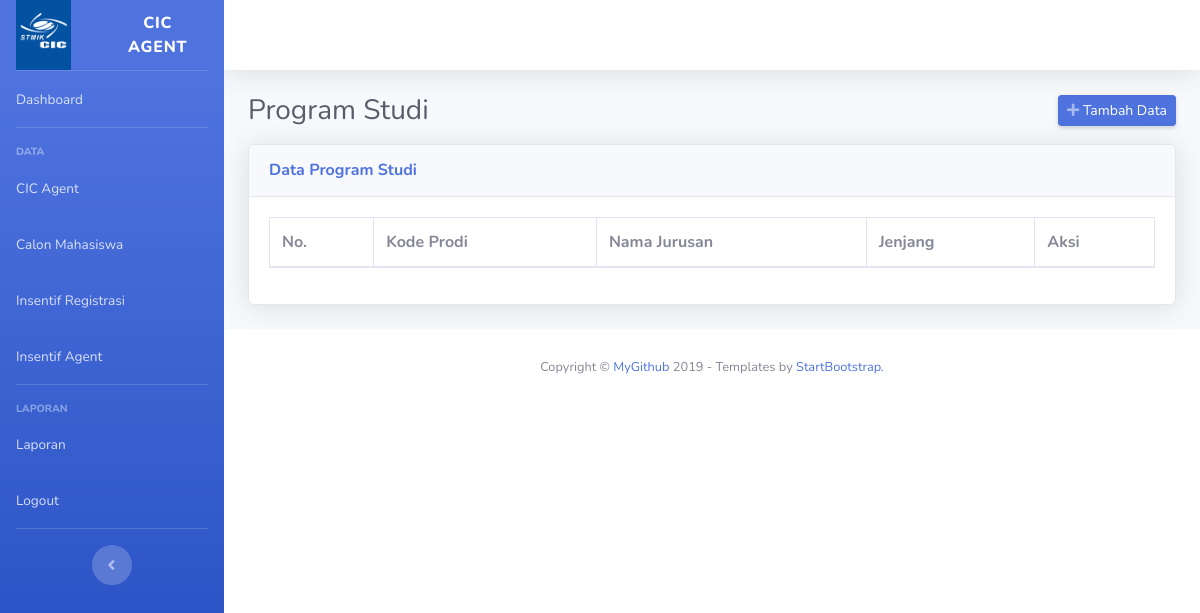
Before: /program-studi (signed in) with the older database file.
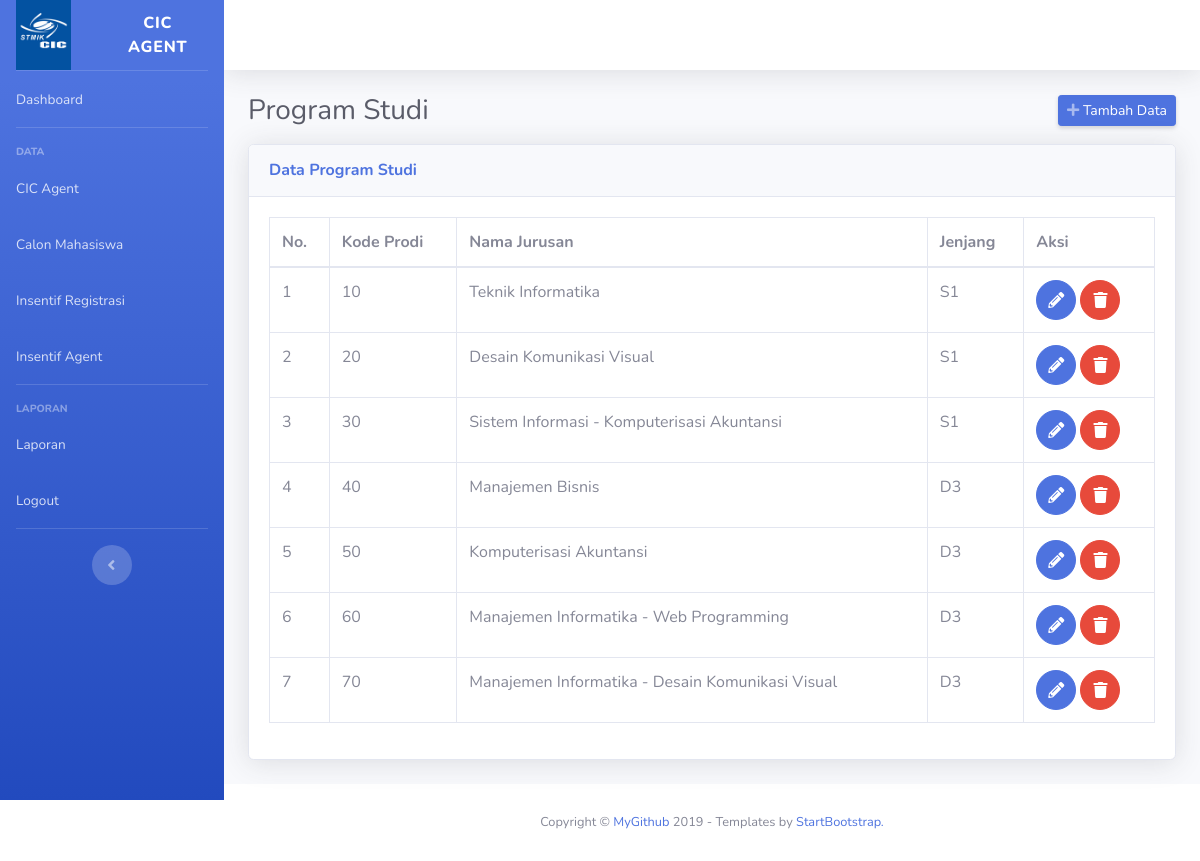
After: the same page with the newer database file.
### tables this page shows
CREATE TABLE `prodi` (
  `id` int(11) NOT NULL,
  `kode` varchar(10) NOT NULL,
  `jenjang` enum('D3','D4','S1','S2','S3') NOT NULL,
  `nama_jurusan` varchar(200) NOT NULL
);

### core/method.php (called while the page is built, shortened)
<?php
function getFrom($index) {
	$get = isset($_GET[$index]) ? $_GET[$index] : "";
	return $get;
}

### core/crud.php (called while the page is built, shortened)
<?php
function select($columns, $table, $conditions = NULL) {
	if ($conditions != NULL) {
		$sql = "SELECT $columns FROM $table WHERE $conditions ";
	} else {
		$sql = "SELECT $columns FROM $table";
	}
	return query($sql);
}
function result($query) {
	return mysqli_fetch_object($query);
}
function query($sql){
	global $link;
	if ($data = mysqli_query($link, $sql) or die(mysqli_error($link))) {
		return $data;
	}
}
?>

### content/prodi/index.php (the view)
<?php
$prodi = select('*', "prodi");
$no = 1;
$page = getFrom('page');
?>
<div class="container-fluid">
    <div class="d-sm-flex align-items-center justify-content-between mb-3">
        <h1 class="h3 mb-0 text-gray-800">Program Studi</h1>
        <div class="btn-group-sm">
            <a href="<?php echo base_url($page."/create") ?>" class="d-none d-sm-inline-block btn btn-sm btn-primary shadow-sm" data-toggle="tooltip" title="Tambah <?= ucwords(str_replace("-", " ", $page)) ?>">
                <i class="fas fa-plus text-white-50"></i>
                <span class="text">Tambah Data</span>
            </a>
        </div>
    </div>
    <div class="card shadow mb-4">
        <div class="card-header py-3">
            <h6 class="m-0 font-weight-bold text-primary">Data Program Studi</h6>
        </div>
        <div class="card-body">
            <div class="table-responsive">
                <table class="table table-bordered" id="dataTable" width="100%" cellspacing="0">
                    <thead>
                        <tr>
                            <th>No.</th>
                            <th>Kode Prodi</th>
                            <th>Nama Jurusan</th>
                            <th>Jenjang</th>
                            <th>Aksi</th>
                        </tr>
                    </thead>
                    <tbody>
                        <?php while($pro = result($prodi)): ?>
                        <tr>
                            <td><?= $no++; ?></td>
                            <td><?= $pro->kode ?></td>
                            <td><?= $pro->nama_jurusan ?></td>
                            <td><?= $pro->jenjang ?></td>
                            <td>
                                <a href="<?php echo base_url($page."/edit/".$pro->id) ?>" class="btn btn-primary btn-circle">
                                    <i class="fas fa-pencil-alt"></i>
                                </a>
                                <a onclick="return confirmDelete()" href="<?php echo base_url($page."/delete/".$pro->id) ?>" class="btn btn-danger btn-circle">
                                    <i class="fas fa-trash"></i>
                                </a>
                            </td>
                        </tr>
                        <?php endwhile; ?>
                    </tbody>
                </table>
            </div>
        </div>
    </div>
</div>

Changed rows visible on the page:
added prodi: kode "10", nama_jurusan "Teknik Informatika", jenjang "S1"
added prodi: kode "20", nama_jurusan "Desain Komunikasi Visual", jenjang "S1"
added prodi: kode "30", nama_jurusan "Sistem Informasi - Komputerisasi Akuntansi", jenjang "S1"
added prodi: kode "40", nama_jurusan "Manajemen Bisnis", jenjang "D3"
added prodi: kode "50", nama_jurusan "Komputerisasi Akuntansi", jenjang "D3"
added prodi: kode "60", nama_jurusan "Manajemen Informatika - Web Programming", jenjang "D3"
added prodi: kode "70", nama_jurusan "Manajemen Informatika - Desain Komunikasi Visual", jenjang "D3"
